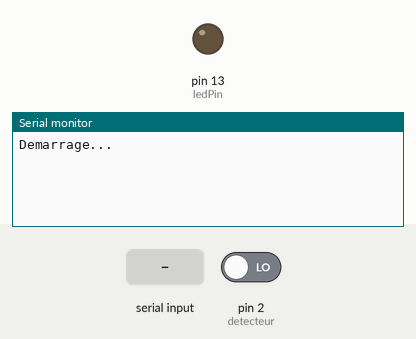
A sketch run on a simulated Arduino Uno, built with avr-gcc and run on an emulated ATmega328P. Shown: output pins drawn as LEDs (lit = HIGH), the last lines printed to the serial monitor. Inputs (shaded band) come from the test bench; at power-on: pin 2 (detecteur) LOW. The modem accepts every AT command (registered, SIM ready, sends succeed) and sends nothing else; pins used as bus, display or sensor lines are not drawn.

Above: at 1.3 s.
1.4 s: "AT  OK\n" received over the second serial link
At 3.5 s:
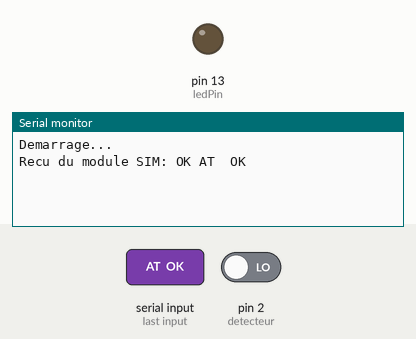
3.8 s: "AT  OK\n" received over Serial
At 6.6 s:
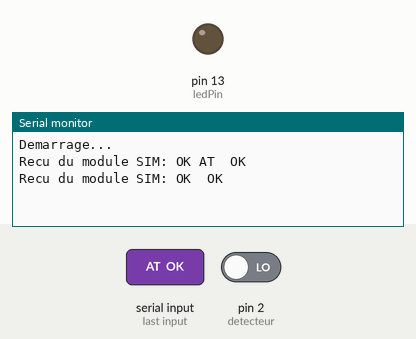

The sketch:

detecteur_sms.ino
```cpp
/*
 * Detecteur de presence avec envoi de SMS
 * Auteur: Arnaud Morin
 */

#include <SoftwareSerial.h>

SoftwareSerial sim900(7, 8);    // SIM900 Tx/Rx connecte a Arduino 7/8
const byte detecteur = 2;       // PIN venant du detecteur de passage
const byte powerSim900 = 9 ;    // Pin pour allumer le SIM900
const byte ledPin = 13;         // Pin led interne, pour debug
volatile byte state = 0;        // Variable stockage etat passage (volatile car utilise dans interrupts)
byte c_purge = 0;               // Variable compteur avant de purge tous les SMS de la SIM
String numero = "33671430612";  // Numero a qui on envoi les SMS
String last_message = "";       // Dernier message recu du SIM900


/*
 * Setup
 */
void setup()
{
  // Attache une interrupton sur la pin du detecteur
  pinMode(detecteur, INPUT);
  pinMode(ledPin, OUTPUT);
  attachInterrupt(digitalPinToInterrupt(detecteur), alerte, RISING);

  // Debug monitor
  Serial.begin(9600);
  Serial.println("Demarrage...");

  // communication avec sim900
  sim900.begin(9600);

  // on verifie si le sim900 est deja allume
  while (checkpower() == 0){
    Serial.println("Allumage du module SIM...");
    powertoggle();
  }

  Serial.println("Module SIM OK...");

  // on se met en mode text (pour envoyer des SMS plus simplement)
  sim900.println("AT+CMGF=1");
  updateSerial();

  // Envoi d'un message pour dire qu'il est allume
  sendSMS(numero, "Coucou je suis le detecteur et je suis pret");
}

/*
 * Fonction executer quand passage devant detecteur
 */
void alerte(){
  state = 1;
}

/*
 * Fonction pour envoyer un message
 */
void sendSMS(String numero, String message)
{
  sim900.println("AT+CMGS=\"+" + numero + "\"");
  updateSerial();
  sim900.print(message);
  updateSerial();
  sim900.write(26);
}

/*
 * Fonction pour allumer le SIM900
 */

void powertoggle()
{
  pinMode(powerSim900, OUTPUT);
  digitalWrite(powerSim900,LOW);
  delay(1000);
  digitalWrite(powerSim900,HIGH);
  delay(2000);
  digitalWrite(powerSim900,LOW);
  delay(3000);
}

/*
 * Fonction pour verifier si le SIM900 est allume
 * Retourne 1 si allume
 * Retourne 0 si eteind
 */
byte checkpower()
{
  last_message = "";
  sim900.println("AT");
  updateSerial();
  delay(1000);
  sim900.println("AT");
  updateSerial();
  delay(1000);
  sim900.println("AT");
  updateSerial();
  if (last_message == "AT  OK"){
    return 1;
  }
  else {
    return 0;
  }
}

/*
 * Fonction pour purger les SMS
 */
void purge(){
  // On purge tous les 250 cycles
  // Un cycle dure entre 2500ms et 4000ms
  // selon si on envoi un SMS ou pas
  // Donc on va purger tous les 10/15 minutes
  c_purge++;
  if (c_purge > 250) {
    c_purge = 0;
    Serial.println("Purging SMS...");
    sim900.println("AT+CMGDA=\"DEL ALL\"");
  }
}

/*
 * Affiche sur le debug serial ce que dit le SIM900
 * Aussi permet d'envoyer des commandes au SIM900
 */
void updateSerial()
{
  delay(500);
  while (Serial.available())
  {
    String s_text = Serial.readString();
    s_text.trim();
    // Si le serial contient test alors on essai l'envoi d'un sms
    if (s_text.startsWith("test")) {
      sendSMS(numero, s_text);
    }
    // Si le serial contient une commande AT, on la forward au SIM900
    if (s_text.startsWith("AT")) {
      // Forward what Serial received to Software Serial Port
      sim900.println(s_text);
    }
  }
  while(sim900.available())
  {
    // On print ce que dit le SIM900
    last_message = sim900.readString();
    last_message.trim();
    last_message.replace("\n", " ");
    last_message.replace("\r", "");
    Serial.print("Recu du module SIM: ");
    Serial.println(last_message);
  }
}

/*
 * Boucle
 */
void loop()
{
  // Communication SMS
  updateSerial();
  digitalWrite(ledPin, state);
  if (state==1){
    Serial.println("Envoi SMS");
    sendSMS(numero, "Coucou, ya du monde chez nous!");
    state = 0;
  }

  delay(1000);

  // Purge
  purge();

  delay(1000);
}
```

Measured:
- after the input at 1.4 s, the serial monitor: prints a new line after 1.0 s (image 1)
- after the input at 3.8 s, the serial monitor: prints a new line after 2.1 s (image 2)
